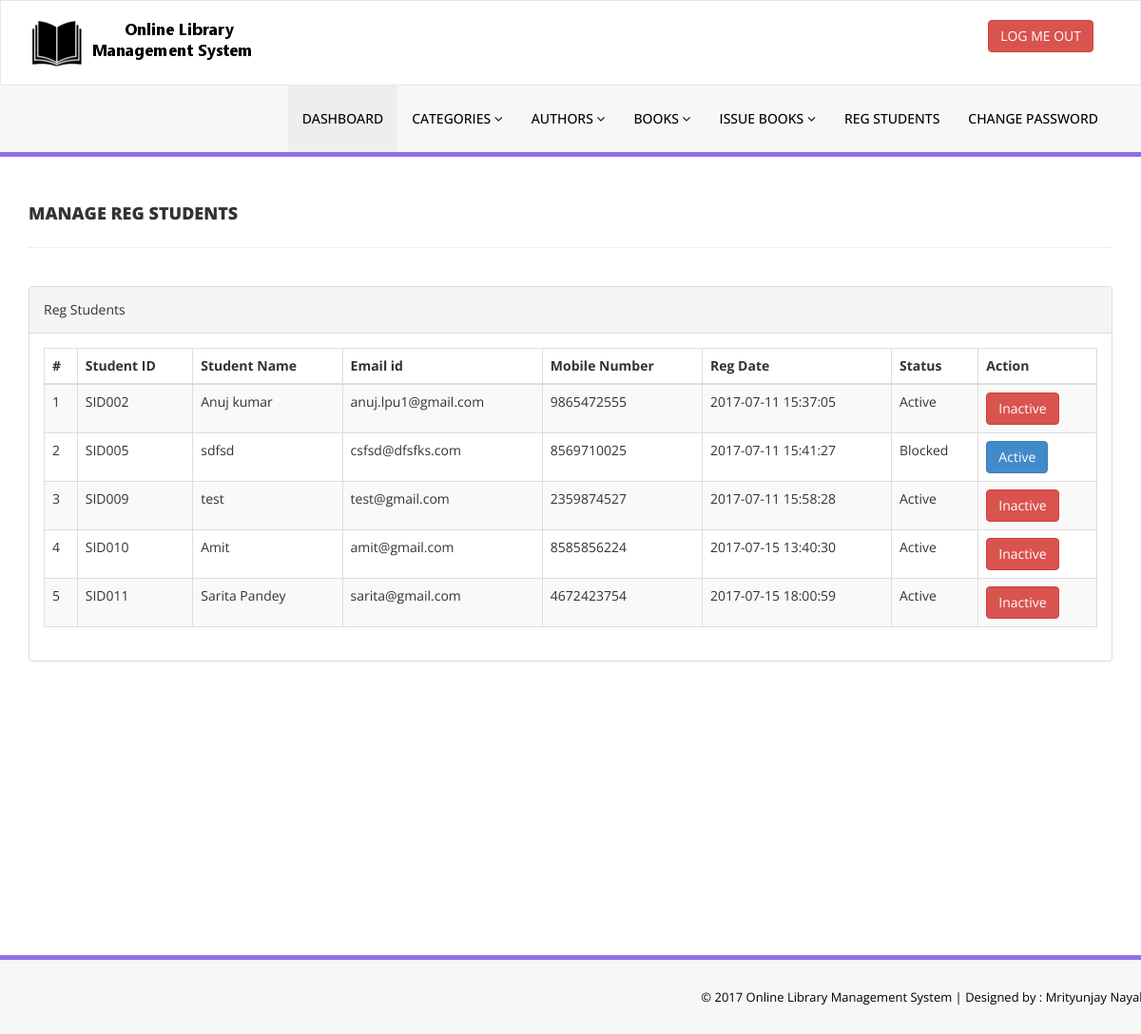
/library/admin/reg-students.php (signed in), run on an earlier commit of the app's database.
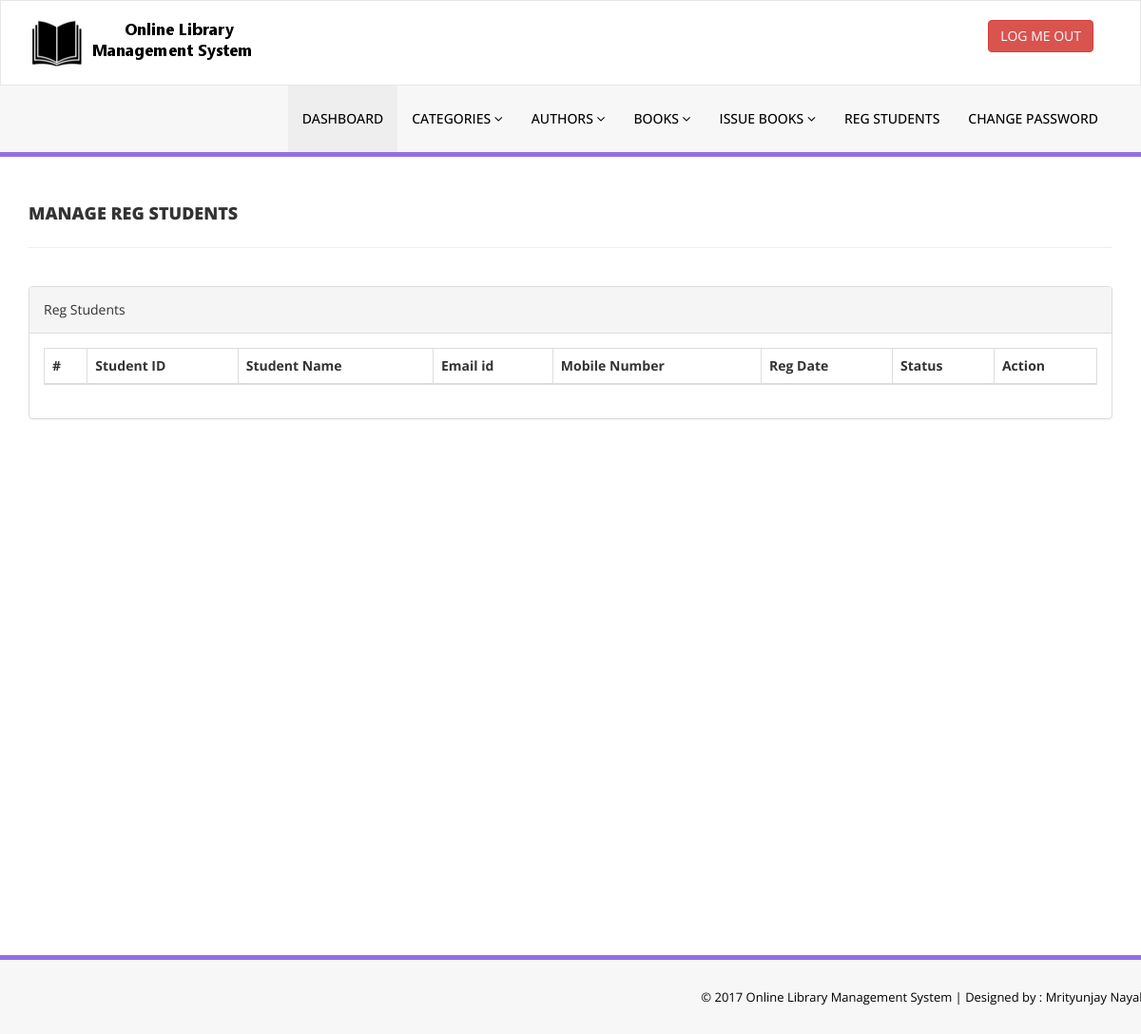
And on a later commit of the database.
### tables this page shows
CREATE TABLE `tblstudents` (
  `id` int(11) NOT NULL,
  `StudentId` varchar(100) DEFAULT NULL,
  `FullName` varchar(120) DEFAULT NULL,
  `EmailId` varchar(120) DEFAULT NULL,
  `MobileNumber` char(11) DEFAULT NULL,
  `Password` varchar(120) DEFAULT NULL,
  `Status` int(1) DEFAULT NULL,
  `RegDate` timestamp NULL DEFAULT current_timestamp(),
  `UpdationDate` timestamp NULL DEFAULT NULL ON UPDATE current_timestamp()
);

### library/admin/reg-students.php (the view, shortened to what this page needs)
<?php
include('includes/config.php');
if(strlen($_SESSION['alogin'])==0)
    {
header('location:index.php');
}
else{
    ?>
<!DOCTYPE html>
<html xmlns="http://www.w3.org/1999/xhtml">
<head>
    <link href="assets/css/bootstrap.css" rel="stylesheet" />
    <link href="assets/css/font-awesome.css" rel="stylesheet" />
    <link href="assets/js/dataTables/dataTables.bootstrap.css" rel="stylesheet" />
    <link href="assets/css/style.css" rel="stylesheet" />
</head>
<body>
<?php include('includes/header.php');?>
    <div class="content-wrapper">
         <div class="container">
        <div class="row pad-botm">
            <div class="col-md-12">
                <h4 class="header-line">Manage Reg Students</h4>
    </div>
        </div>
            <div class="row">
                <div class="col-md-12">
                    <div class="panel panel-default">
                        <div class="panel-heading">
                          Reg Students
                        </div>
                        <div class="panel-body">
                            <div class="table-responsive">
                                <table class="table table-striped table-bordered table-hover" id="dataTables-example">
                                    <thead>
                                        <tr>
                                            <th>#</th>
                                            <th>Student ID</th>
                                            <th>Student Name</th>
                                            <th>Email id </th>
                                            <th>Mobile Number</th>
                                            <th>Reg Date</th>
                                            <th>Status</th>
                                            <th>Action</th>
                                        </tr>
                                    </thead>
                                    <tbody>
<?php $sql = "SELECT * from tblstudents";
$query = $dbh -> prepare($sql);
$query->execute();
$results=$query->fetchAll(PDO::FETCH_OBJ);
$cnt=1;
if($query->rowCount() > 0)
{
foreach($results as $result)
{               ?>
                                        <tr class="odd gradeX">
                                            <td class="center"><?php echo htmlentities($cnt);?></td>
                                            <td class="center"><?php echo htmlentities($result->StudentId);?></td>
                                            <td class="center"><?php echo htmlentities($result->FullName);?></td>
                                            <td class="center"><?php echo htmlentities($result->EmailId);?></td>
                                            <td class="center"><?php echo htmlentities($result->MobileNumber);?></td>
                                             <td class="center"><?php echo htmlentities($result->RegDate);?></td>
                                            <td class="center"><?php if($result->Status==1)
                                            {
                                                echo htmlentities("Active");
                                            } else {
                                            echo htmlentities("Blocked");
}
                                            ?></td>
                                            <td class="center">
<?php if($result->Status==1)
 {?>
<a href="reg-students.php?inid=<?php echo htmlentities($result->id);?>" onclick="return confirm('Are you sure you want to block this student?');"" >  <button class="btn btn-danger"> Inactive</button>
<?php } else {?>
                                            <a href="reg-students.php?id=<?php echo htmlentities($result->id);?>" onclick="return confirm('Are you sure you want to active this student?');""><button class="btn btn-primary"> Active</button>
                                            <?php } ?>
                                            </td>
                                        </tr>
 <?php $cnt=$cnt+1;}} ?>
                                    </tbody>
                                </table>
                            </div>
                        </div>
                    </div>
                </div>
            </div>
    </div>
    </div>
  <?php include('includes/footer.php');?>
</body>
</html>
<?php } ?>

What changed in the data, as far as the page shows it:
removed tblstudents: StudentId "SID002", FullName "Anuj kumar", EmailId "anuj.lpu1@gmail.com", MobileNumber "9865472555", RegDate "2017-07-11 15:37:05"
removed tblstudents: StudentId "SID005", FullName "sdfsd", EmailId "csfsd@dfsfks.com", MobileNumber "8569710025", RegDate "2017-07-11 15:41:27"
removed tblstudents: StudentId "SID009", FullName "test", EmailId "test@gmail.com", MobileNumber "2359874527", RegDate "2017-07-11 15:58:28"
removed tblstudents: StudentId "SID010", FullName "Amit", EmailId "amit@gmail.com", MobileNumber "8585856224", RegDate "2017-07-15 13:40:30"
removed tblstudents: StudentId "SID011", FullName "Sarita Pandey", EmailId "sarita@gmail.com", MobileNumber "4672423754", RegDate "2017-07-15 18:00:59"
